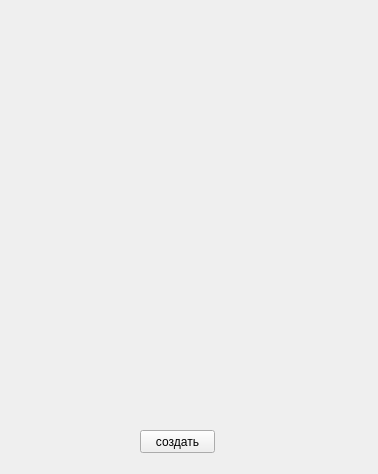
<?xml version="1.0" encoding="UTF-8"?>
<ui version="4.0">
 <class>Form</class>
 <widget class="QWidget" name="Form">
  <property name="geometry">
   <rect>
    <x>0</x>
    <y>0</y>
    <width>378</width>
    <height>474</height>
   </rect>
  </property>
  <property name="windowTitle">
   <string>Form</string>
  </property>
  <widget class="QPushButton" name="pushButton">
   <property name="geometry">
    <rect>
     <x>140</x>
     <y>430</y>
     <width>75</width>
     <height>23</height>
    </rect>
   </property>
   <property name="text">
    <string>создать</string>
   </property>
  </widget>
 </widget>
 <resources/>
 <connections/>
</ui>
